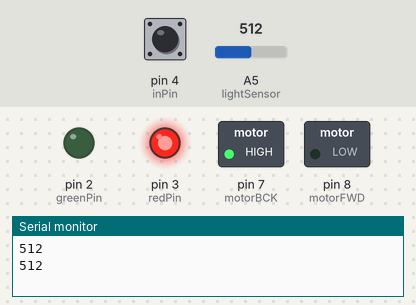
The sketch below on a simulated Arduino Uno, built with avr-gcc and run on an emulated ATmega328P. On the bench: switched loads named in the sketch (green lamp = pin HIGH), output pins drawn as LEDs (lit = HIGH), the last lines printed to the serial monitor. Inputs (shaded band) come from the test bench; at power-on: A5 (lightSensor) = 512, pin 4 (inPin) LOW.

Above: at 5.8 s.
5.9 s: A5 (lightSensor) set to 23
10.6 s: A5 (lightSensor) set to 18
At 11.7 s:
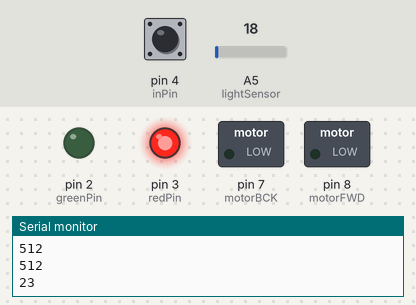
15.3 s: A5 (lightSensor) set to 122
At 16.3 s:
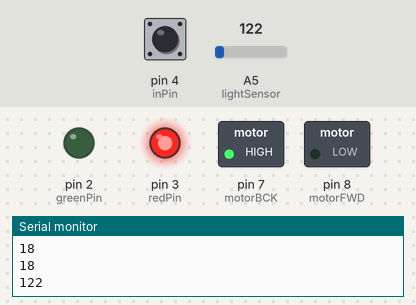
24.2 s: A5 (lightSensor) set to 10
At 24.8 s:
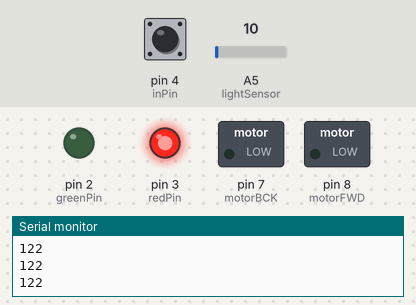
28.9 s: pin 4 (inPin) pulsed HIGH 2 times (0.12 s each, 0.3 s apart)
At 30.9 s:
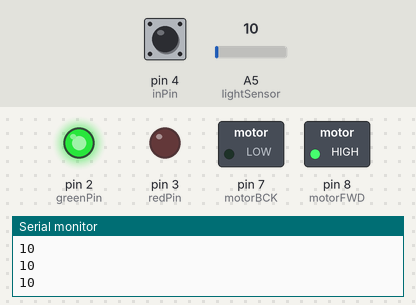
Timing chart, 0 to 32.9 s (numbered marks = the images above; inputs shaded):
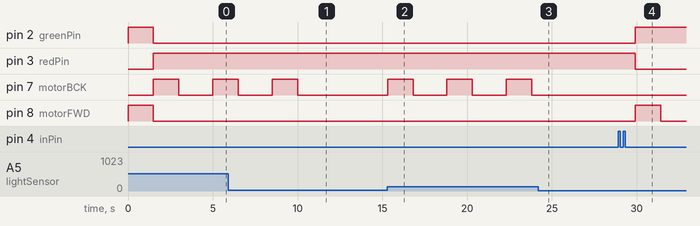

The sketch:

door.ino
```cpp
int inPin = 4;
int motorFWD = 8;
int motorBCK = 7;
int greenPin = 2;
int redPin = 3;
int doorSensor = 4;
int lightSensor = A5;
int val = 0;
boolean closed = false;


void setup(){
  // Variables
  Serial.begin(9600);

  // Init
  pinMode(inPin, INPUT);
  pinMode(motorFWD, OUTPUT);
  pinMode(motorBCK, OUTPUT);
  pinMode(redPin, OUTPUT);
  pinMode(greenPin, OUTPUT);
}

void lock(){
  // LED
  digitalWrite(greenPin, HIGH);
  digitalWrite(redPin, LOW);
  // Motor
  digitalWrite(motorFWD, HIGH);
  digitalWrite(motorBCK, LOW);
  delay(1500);
  digitalWrite(motorFWD, LOW);
  digitalWrite(motorBCK, LOW);
}

void unlock(){
  // LED
  digitalWrite(greenPin, LOW);
  digitalWrite(redPin, HIGH);
  // Motor
  digitalWrite(motorBCK, HIGH);
  digitalWrite(motorFWD, LOW);
  delay(1500);
  digitalWrite(motorFWD, LOW);
  digitalWrite(motorBCK, LOW);
}


void loop(){
  val = digitalRead(inPin);

  if (val == HIGH) {         // door opened
    delay(1000);
    // Double Check
    if (val == HIGH){
      closed = false;
      // LED
      digitalWrite(greenPin, LOW);
      digitalWrite(redPin, HIGH);
    }
  } else {                   // door closed
    if (closed == false){
      lock();
      closed = true;
    }
  }
  val = analogRead(lightSensor);    // read the input pin
  Serial.println(val);
  if (val > 20){
    unlock();
    delay(2000);
  }
}
```

Measured:
- the behaviour switches between 21 and 20 on A5 (lightSensor) (found by bisection; images 0 and 1)
- after the input at 10.6 s, pin 7 (motorBCK): stays LOW (without the input it goes to HIGH after 1.4 s)
- after the input at 15.3 s, pin 7 (motorBCK): alternates HIGH for 1.5 s and LOW for 2.0 s, starting at once
- after the input at 24.2 s, pin 7 (motorBCK): stays LOW (without the input it goes to HIGH after 1.6 s)
- after the input at 28.9 s, pin 2 (greenPin): LOW → HIGH after 1.0 s; pin 3 (redPin): HIGH → LOW after 1.0 s; pin 8 (motorFWD): LOW → HIGH after 1.0 s, → LOW 1.5 s later
